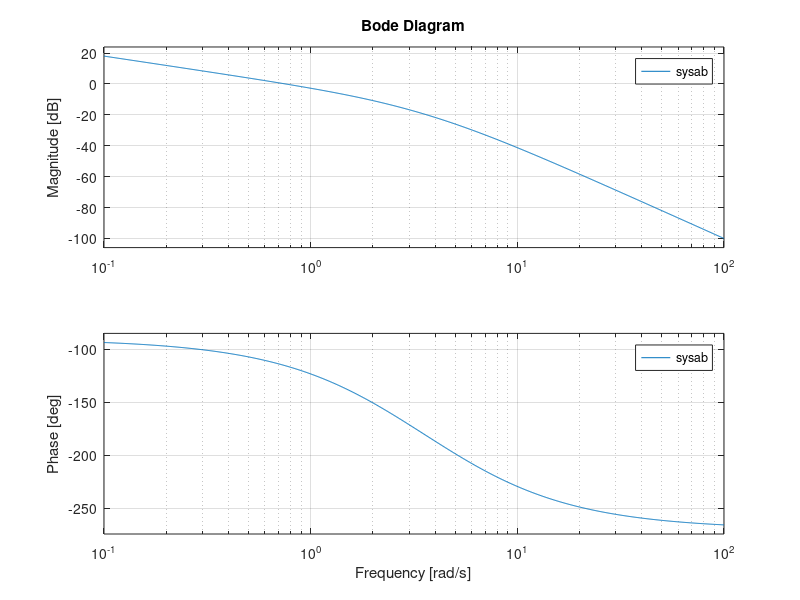
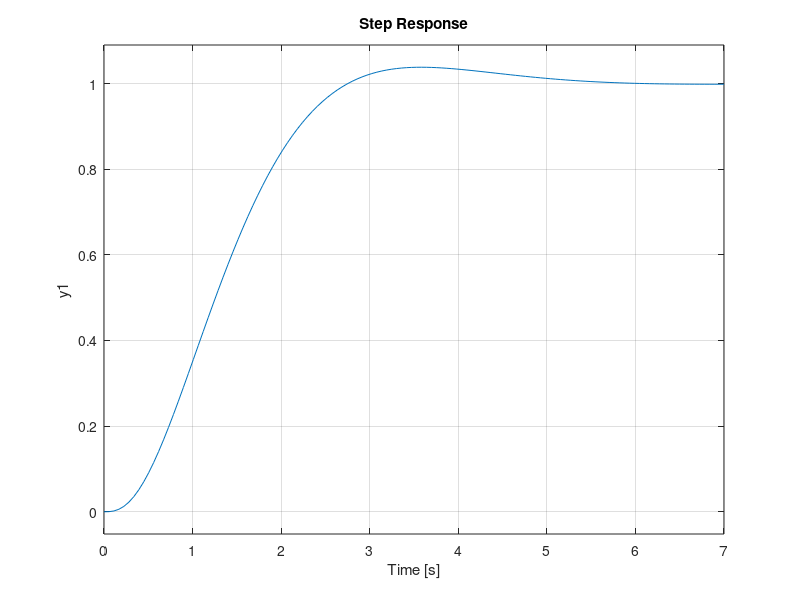
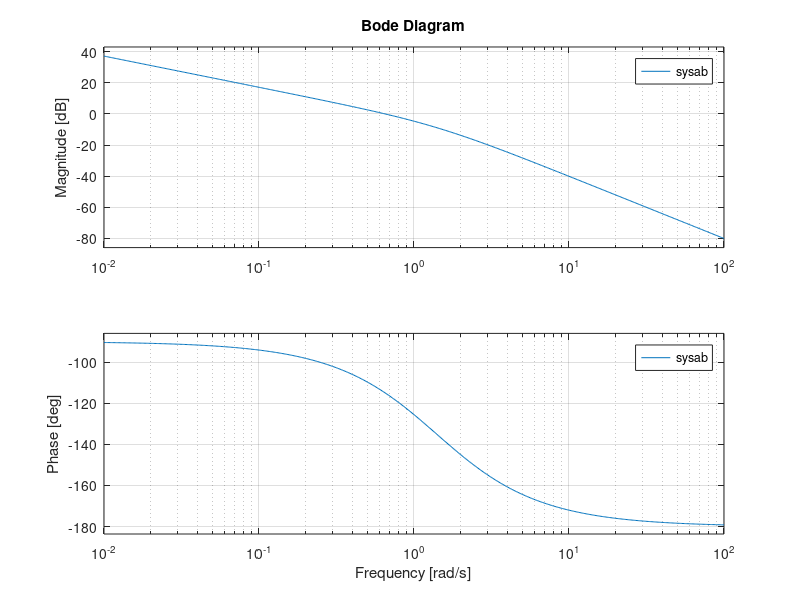
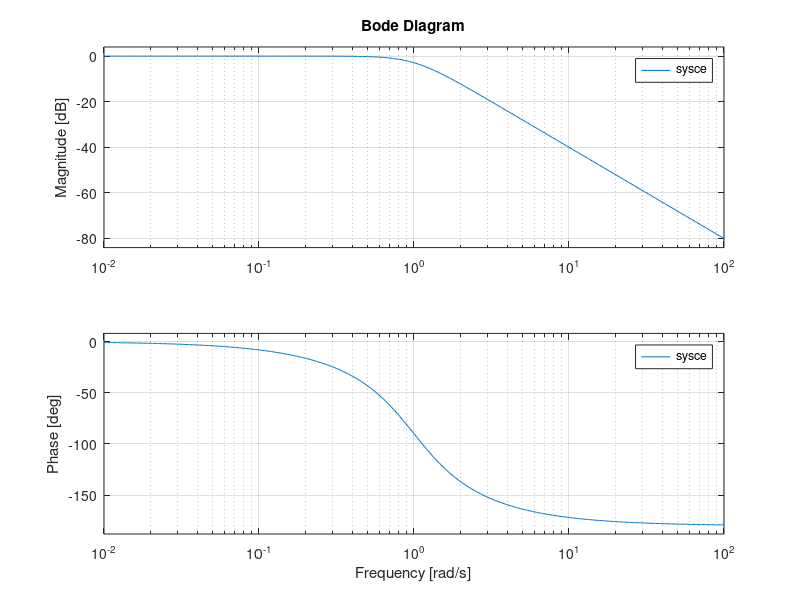

Here is the MATLAB script that generated these plots, in order:
diary('MantillaP06')
tic
clock

close all
s=tf('s');
w=logspace(-2,1,500)';
k = 10;
g =  k/s/(s+2.5)/(s+5);
sysab = g;
[Gm,Pm,Wcp,Wcg] = margin(g);
Gm = 20*log10(Gm);
[mag,phase]=bode(sysab,w);
figure()
bode(sysab)
mag = 20*log10(squeeze(mag));
phase = squeeze(phase);
dist    = abs(mag - (-3));
minDist = min(dist);
idx     = find(dist == minDist);
waba = w(idx);
sysce = feedback(sysab,1);
[mag2,phase2]=bode(sysce,w);
mag2 = 20*log10(squeeze(mag2));
phase2 = squeeze(phase2);
mr = max(mag2);
idr = find(mag2 == mr);
wr = w(idr);
dist    = abs(mag2 - (-3));
minDist = min(dist);
idx     = find(dist == minDist);
wabc = w(idx);
figure()
step(sysce)

close all
s=tf('s');
w=logspace(-2,2,500)';
wn = 1;
e = 0.7;
g =  wn*wn/s/(s+2*e*wn);
sysab = g;
[Gm,Pm,Wcp,Wcg] = margin(g);
Gm = 20*log10(Gm);
[mag,phase]=bode(sysab,w);
figure()
bode(sysab,w)
mag = 20*log10(squeeze(mag));
phase = squeeze(phase);
dist    = abs(mag - (-3));
minDist = min(dist);
idx     = find(dist == minDist);
waba = w(idx);
sysce = feedback(sysab,1);
[mag2,phase2]=bode(sysce,w);
figure()
bode(sysce,w)
mag2 = 20*log10(squeeze(mag2));
phase2 = squeeze(phase2);
mr = max(mag2);
idr = find(mag2 == mr);
wr = w(idr);
dist    = abs(mag2 - (-3));
minDist = min(dist);
idx     = find(dist == minDist);
wabc = w(idx);
figure()
step(sysce)





clock
toc
diary